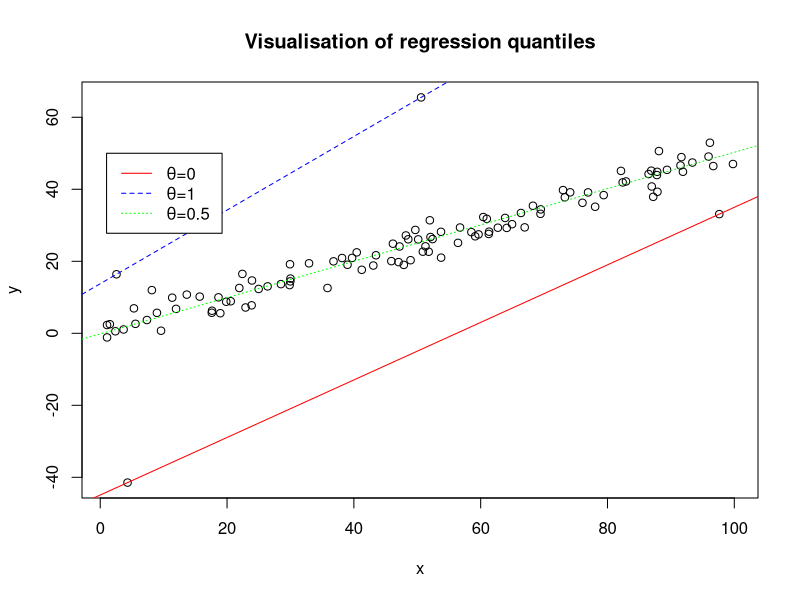
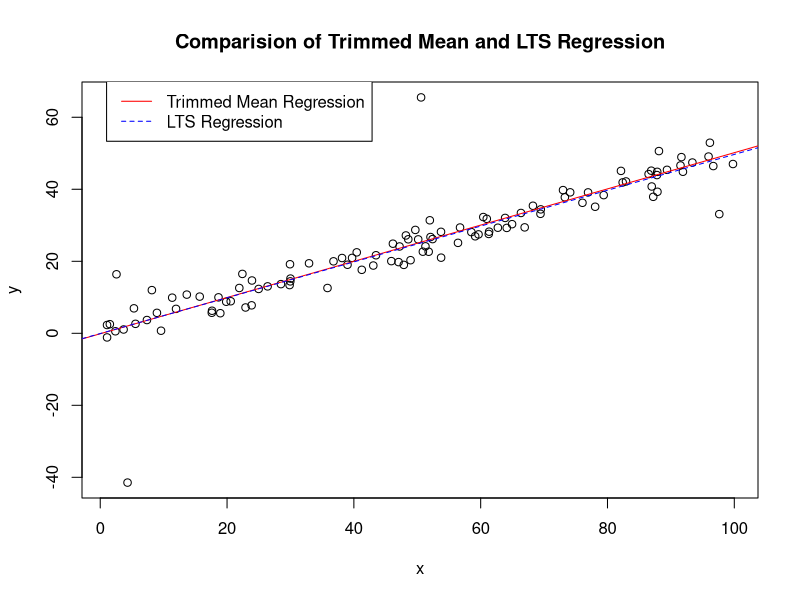

Source code (R) for these figures, in order:
library(MLmetrics)
library(quantreg )
library(robustbase)
library(ggplot2)

  
tau = seq(0.05,0.5,0.05)

filtered <- function(alpha,x,y)
{
  reg1 <- rq(y ~ x,alpha)
  reg2 <- rq(y ~ x,1-alpha)
  #print(summary(reg1))
  #print(summary(reg2))
  beta1 <- (reg1$coefficients[2])
  c1 <- reg1$coefficients[1]
  beta2 <- reg2$coefficients[2]
  c2 <- reg2$coefficients[1]
  #print(beta1)
  #print(beta2)
  
  boolx1 <- (y-beta1*x-c1)>0
  #print(sum(boolx1))
  boolx2 <- (y-beta2*x-c2)<0
  #print(sum(boolx2))
  boolx <- boolx1 & boolx2
  newx <- vector()
  newy <- vector()
  for(i in 1:length(x)){
    if(boolx[i]){
      newx <- c(newx,x[i])
      newy <- c(newy,y[i])
    }
  }
  
  xy <- cbind(newx,newy)
  return (xy)
  
}
MSE_TM <- vector()
MSE_LTS <- vector()
for(i in 1:100)
{
  epsilon <- rnorm(100,mean=0,sd=3)
  x <- runif(100,0,100)
  y <- 0.5*x+epsilon
  xex <- runif(10,0,100)
  x <- c(x,xex)
  yex <- .5*xex + rnorm(10,0,20)
  y <- c(y,yex)
  minMSE1 <- 999999999999
  minMSE2 <- 999999999999
  for(t in tau){
    if(t!=0.5){
      xy <- filtered(t,x,y)
      x1 <- xy[,1]
      y1 <- xy[,2]
      reg <- lm(y1~x1)
      beta1 <- (reg$coefficients[2])
      c1 <- reg$coefficients[1]
      ypred <- beta1*x+c1
      currmse <- MSE(y_pred = ypred, y_true = y)
      minMSE1 <- min(currmse,minMSE1)
    }
    
    reglts <- ltsReg(x,y,alpha=1-t)
    currmse <- MSE(y_pred = (reglts$fitted.values), y_true = y)
    minMSE2 <- min(currmse,minMSE2)
  }
  MSE_TM <- c(MSE_TM,minMSE1)
  MSE_LTS <- c(MSE_LTS,minMSE2)
}

MSE_TM
MSE_LTS
result <- MSE_LTS < MSE_TM
print(sum(result))

plot(x,y,main="Visualisation of regression quantiles",)
lines(abline(rq(y~x,0),col="red",lty=1))
lines(abline(rq(y~x,1),col="blue",lty=2))
lines(abline(rq(y~x,.5),col="green",lty=3))
legend(1,50,legend=c(expression(paste( theta ,"=0 ")),expression(paste( theta ,"=1 ")),expression(paste( theta ,"=0.5 "))), col=c("red","blue","green"),lty=c(1,2,3), ncol=1)

minMSE1 <- 999999999999
minMSE2 <- 999999999999
for(t in tau){
  if(t!=0.5){
    xy <- filtered(t,x,y)
    x1 <- xy[,1]
    y1 <- xy[,2]
    reg <- lm(y1~x1)
    beta1 <- (reg$coefficients[2])
    c1 <- reg$coefficients[1]
    ypred <- beta1*x+c1
    currmse <- MSE(y_pred = ypred, y_true = y)
    minMSE1 <- min(currmse,minMSE1)
  }
  
  reglts <- ltsReg(x,y,alpha=1-t)
  currmse <- MSE(y_pred = (reglts$fitted.values), y_true = y)
  minMSE2 <- min(currmse,minMSE2)
}
plot(x,y,main="Comparision of Trimmed Mean and LTS Regression",)
lines(abline(reg,col="red",lty=1))
lines(abline(reglts,col="blue",lty=2))
legend(1,70,legend=c("Trimmed Mean Regression","LTS Regression"), col=c("red","blue"),lty=c(1,2), ncol=1)
minMSE1 
minMSE2
